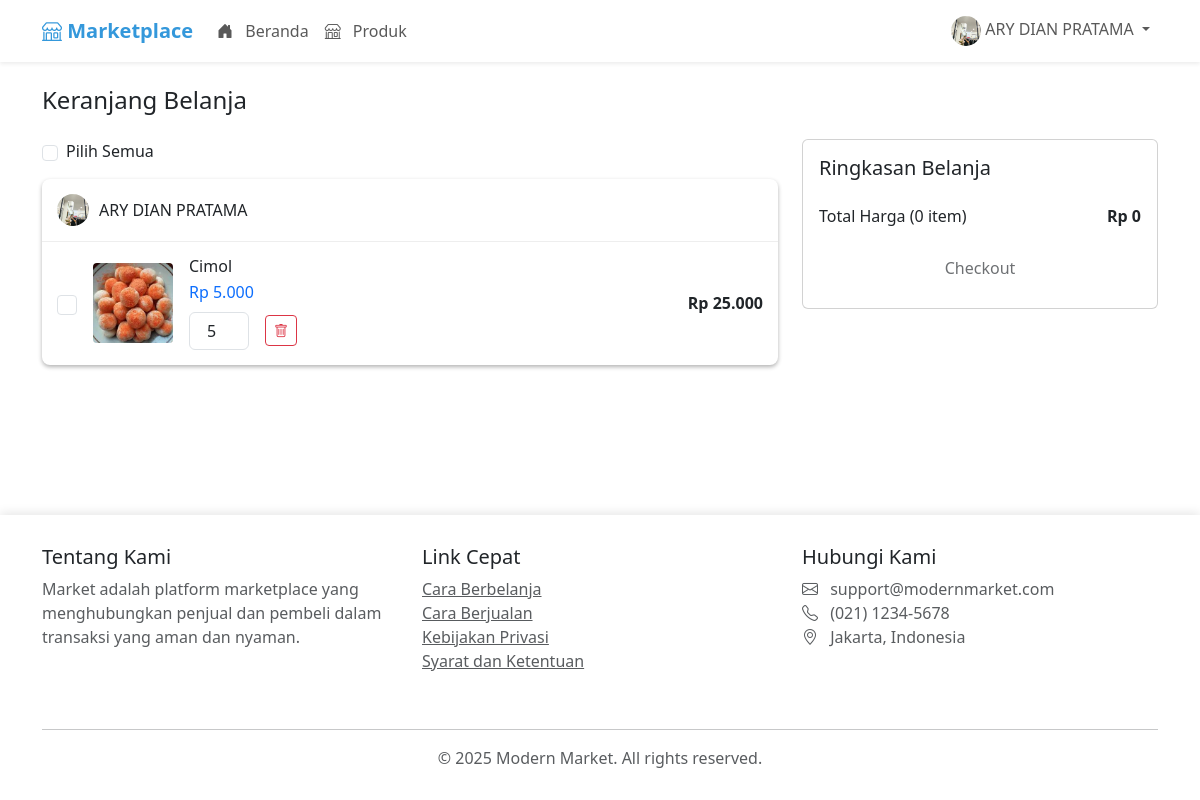
Screenshot of /cart.php (signed in) with the database file from the repository.
### tables this page shows
CREATE TABLE `users` (
  `id` int NOT NULL,
  `username` varchar(50) NOT NULL,
  `email` varchar(100) NOT NULL,
  `password` varchar(255) NOT NULL,
  `role` enum('admin','seller','buyer') DEFAULT 'buyer',
  `created_at` timestamp NULL DEFAULT CURRENT_TIMESTAMP,
  `store_name` varchar(100) DEFAULT NULL,
  `store_description` text,
  `profile_picture` varchar(255) DEFAULT NULL,
  `google_id` varchar(255) DEFAULT NULL,
  `photo` varchar(255) DEFAULT NULL
);

CREATE TABLE `cart` (
  `id` int NOT NULL,
  `user_id` int NOT NULL,
  `product_id` int NOT NULL,
  `quantity` int DEFAULT '1',
  `added_at` timestamp NULL DEFAULT CURRENT_TIMESTAMP
);

CREATE TABLE `products` (
  `id` int NOT NULL,
  `name` varchar(100) NOT NULL,
  `description` text,
  `price` decimal(10,2) NOT NULL,
  `image` varchar(255) DEFAULT NULL,
  `stock` int DEFAULT '0',
  `seller_id` int NOT NULL,
  `created_at` timestamp NULL DEFAULT CURRENT_TIMESTAMP,
  `status` enum('active','disabled') DEFAULT 'active'
);

### cart.php (the view, shortened to what this page needs)
<?php
include 'includes/db.php';
$user_id = $_SESSION['user_id'];
$stmt_user = $conn->prepare("SELECT profile_picture FROM users WHERE id = ?");
$stmt_user->bind_param("i", $user_id);
$stmt_user->execute();
$user = $stmt_user->get_result()->fetch_assoc();
$profile_picture = $user['profile_picture'] ?? 'default.jpg';
$cart_query = "SELECT c.*, p.name, p.price, p.image, p.stock, u.username as seller_name, u.profile_picture as seller_avatar
               FROM cart c
               JOIN products p ON c.product_id = p.id
               JOIN users u ON p.seller_id = u.id
               WHERE c.user_id = ?
               ORDER BY u.username, c.added_at DESC";
$stmt = $conn->prepare($cart_query);
$stmt->bind_param("i", $user_id);
$stmt->execute();
$result = $stmt->get_result();
$sellers = [];
while ($row = $result->fetch_assoc()) {
    $seller_name = $row['seller_name'];
    if (!isset($sellers[$seller_name])) {
        $sellers[$seller_name] = [
            'avatar' => $row['seller_avatar'],
            'products' => []
        ];
    }
    $sellers[$seller_name]['products'][] = $row;
}
?>
<!DOCTYPE html>
<html lang="id">
<head>
    <link href="https://cdn.jsdelivr.net/npm/bootstrap@5.3.0/dist/css/bootstrap.min.css" rel="stylesheet">
    <link href="https://cdn.jsdelivr.net/npm/bootstrap-icons@1.10.0/font/bootstrap-icons.css" rel="stylesheet">
</head>
<body>
    <div class="wrapper">
        <nav class="navbar navbar-expand-lg navbar-light shadow-sm">
            <div class="container">
                <a class="navbar-brand" href="index.php" style="color: var(--primary-color); font-weight: bold;">
                    <i class="bi bi-shop"></i> Marketplace
                </a>
                <div class="collapse navbar-collapse" id="navbarNav">
                    <ul class="navbar-nav me-auto">
                        <li class="nav-item">
                            <a class="nav-link" href="index.php">
                                <i class="bi bi-house-door-fill me-2"></i> Beranda
                            </a>
                        </li>
                        <li class="nav-item">
                            <a class="nav-link" href="products.php">
                                <i class="bi bi-shop me-2"></i> Produk
                            </a>
                        </li>
                    </ul>
                    <ul class="navbar-nav">
                        <li class="nav-item dropdown">
                            <a class="nav-link dropdown-toggle" href="#" id="navbarDropdown" role="button" data-bs-toggle="dropdown" aria-expanded="false">
                                <img src="uploads/profile_pictures/<?php echo htmlspecialchars($profile_picture); ?>" alt="Foto Profil" class="profile-picture"> <?php echo $_SESSION['username']; ?>
                            </a>
                        </li>
                    </ul>
                </div>
            </div>
        </nav>
        <div class="content container py-4">
            <h4 class="mb-4">Keranjang Belanja</h4>
            <?php if (!empty($sellers)): ?>
            <div class="row">
                <div class="col-lg-8">
                    <?php foreach ($sellers as $seller_name => $seller): ?>
                    <div class="seller-card">
                        <div class="seller-header">
                            <img src="uploads/profile_pictures/<?php echo htmlspecialchars($seller['avatar']); ?>"
                                 alt="<?php echo htmlspecialchars($seller_name); ?>"
                                 class="seller-avatar">
                            <span class="fw-medium"><?php echo htmlspecialchars($seller_name); ?></span>
                        </div>
                        <?php foreach ($seller['products'] as $item): ?>
                        <div class="cart-item">
                            <div class="me-3">
                                <input type="checkbox"
                                       class="form-check-input select-item"
                                       name="selected_items[]"
                                       value="<?php echo $item['product_id']; ?>"
                                       data-price="<?php echo $item['price'] * $item['quantity']; ?>">
                            </div>
                            <img src="uploads/product_images/<?php echo htmlspecialchars($item['image']); ?>"
                                 alt="<?php echo htmlspecialchars($item['name']); ?>"
                                 class="product-image me-3">
                            <div class="flex-grow-1">
                                <h6 class="mb-1"><?php echo htmlspecialchars($item['name']); ?></h6>
                                <div class="text-primary mb-2">
                                    Rp <?php echo number_format($item['price'], 0, ',', '.'); ?>
                                </div>
                                <div class="d-flex align-items-center">
                                    <form method="post" class="d-flex align-items-center">
                                        <input type="number" name="quantity" value="<?php echo $item['quantity']; ?>"
                                               min="1" max="<?php echo $item['stock']; ?>"
                                               class="form-control quantity-input me-2"
                                               onchange="this.form.submit()">
                                    </form>
                                    <form method="post" class="ms-2">
                                        <button type="submit" class="btn btn-sm btn-outline-danger"
                                                onclick="return confirm('Hapus produk ini dari keranjang?')">
                                            <i class="bi bi-trash"></i>
                                        </button>
                                    </form>
                                </div>
                            </div>
                            <div class="text-end ms-3">
                                <div class="fw-bold">
                                    Rp <?php echo number_format($item['price'] * $item['quantity'], 0, ',', '.'); ?>
                                </div>
                            </div>
                        </div>
                        <?php endforeach; ?>
                    </div>
                    <?php endforeach; ?>
                </div>
                <div class="col-lg-4">
                    <div class="card sticky-summary">
                        <div class="card-body">
                            <h5 class="card-title mb-4">Ringkasan Belanja</h5>
                            <div class="d-flex justify-content-between mb-3">
                                <span>Total Harga (<?php echo '<span id="selected-count">0</span> item'; ?>)</span>
                                <span class="fw-bold" id="selected-total">Rp 0</span>
                            </div>
                            <form action="checkout.php" method="POST" id="checkout-form">
                                <button type="submit" class="btn btn-checkout" id="checkout-button" disabled>
                                    Checkout
                                </button>
                            </form>
                        </div>
                    </div>
                </div>
            </div>
            <?php endif; ?>
        </div>
    <footer class="footer">
        <div class="container">
            <div class="row">
                <div class="col-md-4 mb-4">
                    <h5>Tentang Kami</h5>
                    <p class="text-muted">Market adalah platform marketplace yang menghubungkan penjual dan pembeli dalam transaksi yang aman dan nyaman.</p>
                </div>
                <div class="col-md-4 mb-4">
                    <h5>Link Cepat</h5>
                    <ul class="list-unstyled">
                        <li><a href="#" class="text-muted">Cara Berbelanja</a></li>
                        <li><a href="#" class="text-muted">Cara Berjualan</a></li>
                        <li><a href="#" class="text-muted">Kebijakan Privasi</a></li>
                        <li><a href="#" class="text-muted">Syarat dan Ketentuan</a></li>
                    </ul>
                </div>
                <div class="col-md-4 mb-4">
                    <h5>Hubungi Kami</h5>
                    <ul class="list-unstyled">
                        <li class="text-muted"><i class="bi bi-envelope me-2"></i> support@modernmarket.com</li>
                        <li class="text-muted"><i class="bi bi-telephone me-2"></i> (021) 1234-5678</li>
                        <li class="text-muted"><i class="bi bi-geo-alt me-2"></i> Jakarta, Indonesia</li>
                    </ul>
                </div>
            </div>
            <hr>
            <div class="text-center">
                <p class="mb-0 text-muted">
                    &copy; <?php echo date('Y'); ?> Modern Market. All rights reserved.
                </p>
            </div>
        </div>
    </footer>
    </div>
</body>
</html>

### cart.php (style rules this page uses)
:root { --primary-color: #3498db; --secondary-color: #2ecc71; --dark-color: #2c3e50; --light-color: #ecf0f1; }
.wrapper { min-height: 100vh; display: flex; flex-direction: column; }
.content { flex: 1; }
.seller-card { background: #fff; border-radius: 8px; box-shadow: 0 2px 4px rgba(0, 0, 0, 0.3); margin-bottom: 20px; }
.seller-header { padding: 15px; border-bottom: 1px solid #eee; display: flex; align-items: center; }
.seller-avatar { width: 32px; height: 32px; border-radius: 50%; margin-right: 10px; object-fit: cover; }
.cart-item { padding: 15px; border-bottom: 1px solid #eee; display: flex; align-items: center; }
.cart-item:last-child { border-bottom: none; }
.product-image { width: 80px; height: 80px; object-fit: cover; border-radius: 4px; }
.quantity-input { width: 60px; text-align: center; }
.sticky-summary { position: sticky; top: 20px; }
.navbar { background-color: white; box-shadow: 0 2px 4px rgba(0,0,0,0.1); }
.profile-picture { width: 30px; height: 30px; border-radius: 50%; object-fit: cover; }
.btn-checkout { background-color: var(--primary-color); color: white; border: none; padding: 12px 24px; border-radius: 6px; font-weight: 500; width: 100%; }
.select-item { width: 20px; height: 20px; cursor: pointer; }
.footer { background: white; padding: 30px 0; margin-top: 50px; box-shadow: 0 -2px 10px rgba(0,0,0,0.1); }

### rows the page displays
users: profile_picture (picture)
cart: user.username "ARY DIAN PRATAMA", product.image (picture), product.name "Cimol", product.price "5.000", quantity "5", $item['price'] * $item['quantity'] "25.000"

### other values shown
$_SESSION['username'] "ARY DIAN PRATAMA"
